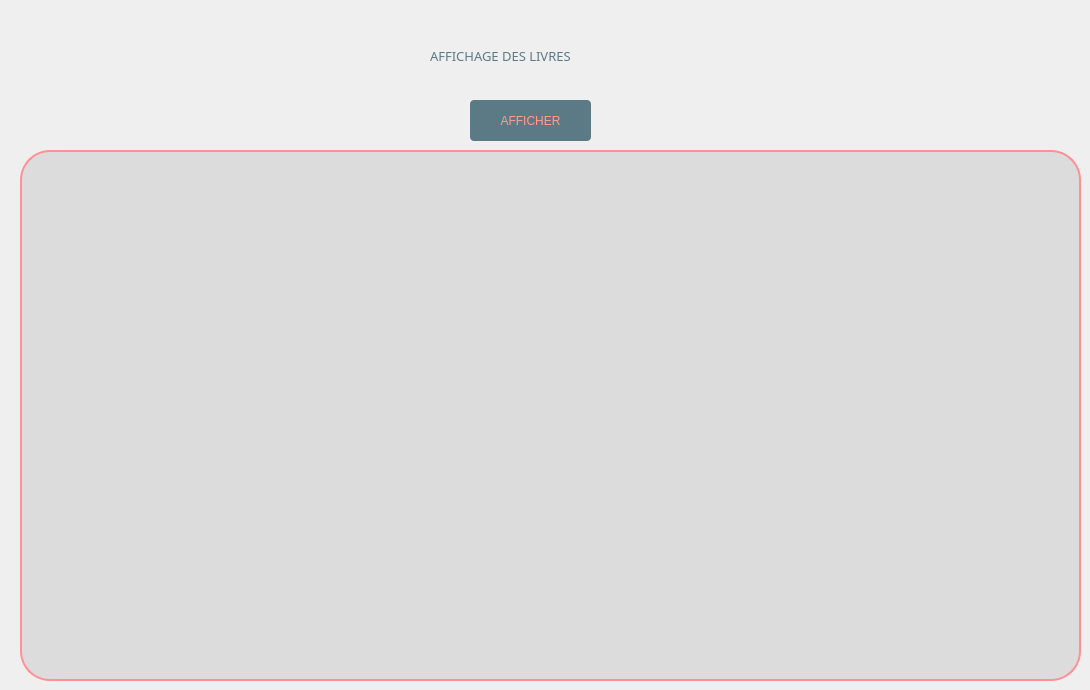
       <widget class="QWidget" name="tab_38">
        <attribute name="title">
         <string>Contenu du dictionnaire LIVRE</string>
        </attribute>
        <widget class="QLabel" name="label_52">
         <property name="geometry">
          <rect>
           <x>20</x>
           <y>150</y>
           <width>1061</width>
           <height>531</height>
          </rect>
         </property>
         <property name="styleSheet">
          <string notr="true">background-color:rgba(0,0, 0, 20);
font: 87 10pt &quot;Segoe UI Black&quot;;
color: rgb(92, 121, 134);
border-radius: 30px;
border: 2px solid rgb(255, 145, 150);</string>
         </property>
         <property name="text">
          <string/>
         </property>
        </widget>
        <widget class="QLabel" name="label_41">
         <property name="geometry">
          <rect>
           <x>430</x>
           <y>0</y>
           <width>581</width>
           <height>111</height>
          </rect>
         </property>
         <property name="font">
          <font>
           <family>Segoe UI Black</family>
           <pointsize>10</pointsize>
           <weight>10</weight>
           <italic>false</italic>
           <bold>false</bold>
          </font>
         </property>
         <property name="styleSheet">
          <string notr="true">color :rgb(92, 121, 134);</string>
         </property>
         <property name="text">
          <string>AFFICHAGE DES LIVRES</string>
         </property>
        </widget>
        <widget class="QPushButton" name="afficher1_2">
         <property name="geometry">
          <rect>
           <x>470</x>
           <y>100</y>
           <width>121</width>
           <height>41</height>
          </rect>
         </property>
         <property name="styleSheet">
          <string notr="true">color: rgb(67, 87, 97);
selection-color: rgb(255, 255, 255);
selection-color: rgb(85, 170, 255);
selection-color: rgb(255, 114, 94);
selection-background-color: rgb(158, 109, 96);
selection-color: qlineargradient(spread:pad, x1:0, y1:0, x2:1, y2:0, stop:0 rgba(0, 0, 0, 255), stop:1 rgba(255, 255, 255, 255));
color: qlineargradient(spread:pad, x1:0, y1:0, x2:1, y2:0, stop:0 rgba(0, 0, 0, 255), stop:1 rgba(255, 255, 255, 255));
border-bottom-color: rgb(157, 109, 96);
alternate-background-color: rgb(156, 107, 94);
color: rgb(255, 156, 142);
background-color: rgb(255, 156, 142);
border-radius: 4px;
font: 87 12pt &quot;Segoe UI Black&quot;;
background-color: rgb(92, 121, 134);</string>
         </property>
         <property name="text">
          <string>AFFICHER</string>
         </property>
        </widget>
       </widget>
